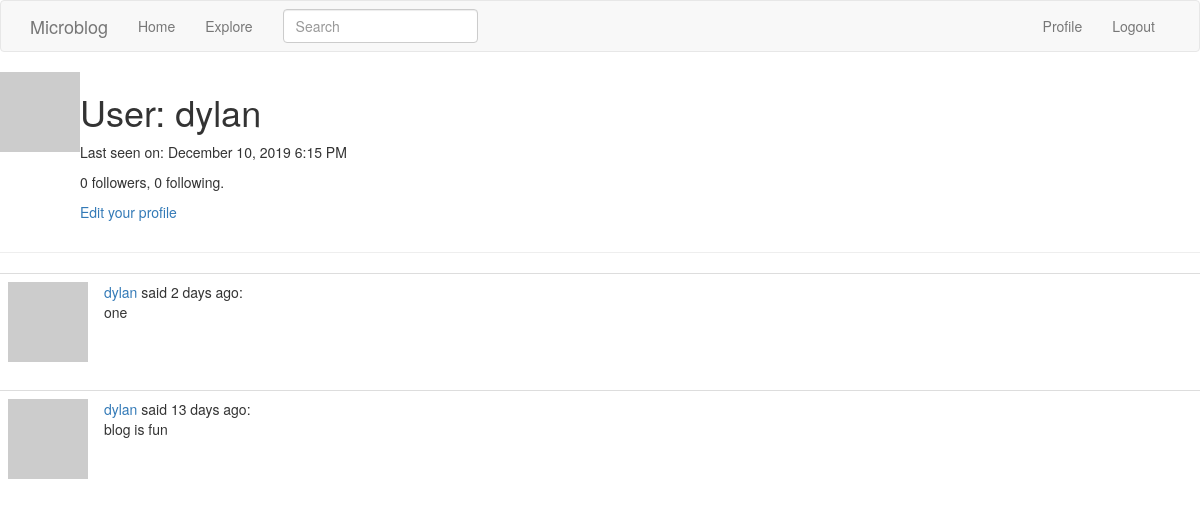
/user/dylan (signed in), run on an earlier commit of the app's database.
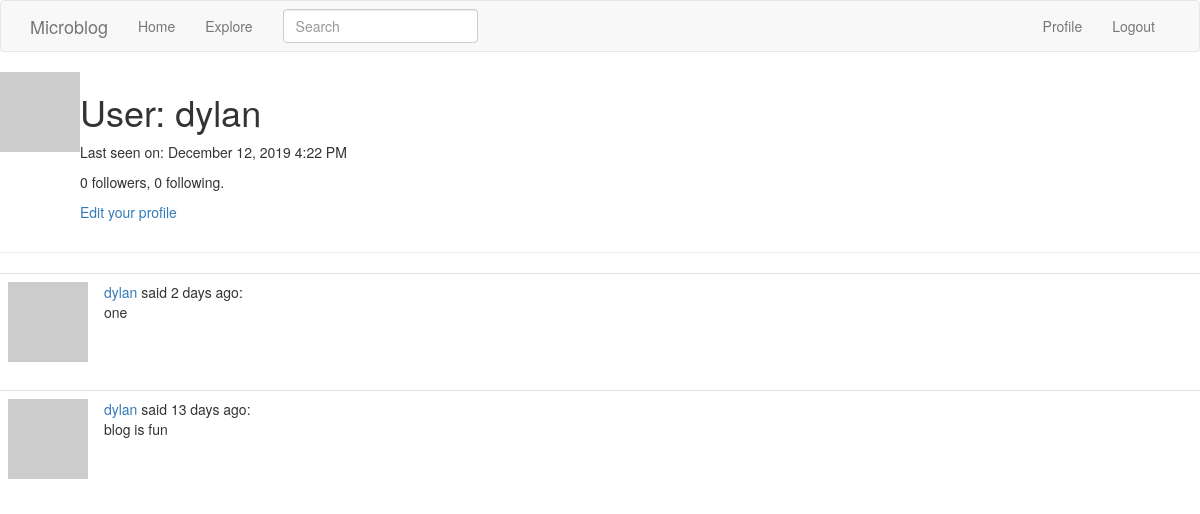
And on a later commit of the database.
### app/models.py (models this page shows, shortened)
class User(UserMixin, db.Model):
    id = db.Column(db.Integer, primary_key=True)
    username = db.Column(db.String(64), index=True, unique=True)
    email = db.Column(db.String(120), index=True, unique=True)
    password_hash = db.Column(db.String(128))
    posts = db.relationship('Post', backref='author', lazy='dynamic')
    about_me = db.Column(db.String(140))
    last_seen = db.Column(db.DateTime, default=datetime.utcnow)
    followed = db.relationship(
        'User', secondary=followers,
        primaryjoin=(followers.c.follower_id == id),
        secondaryjoin=(followers.c.followed_id == id),
        backref=db.backref('followers', lazy='dynamic'), lazy='dynamic')
    def avatar(self, size):
        digest = md5(self.email.lower().encode('utf-8')).hexdigest()
        return 'https://www.gravatar.com/avatar/{}?d=identicon&s={}'.format(
            digest, size)

### app/routes.py (the view)
@app.route('/user/<username>')
@login_required
def user(username):
    user = User.query.filter_by(username=username).first_or_404()
    page = request.args.get('page', 1, type=int)
    posts = user.posts.order_by(Post.timestamp.desc()).paginate(
        page, app.config['POSTS_PER_PAGE'], False)
    next_url = url_for('user', username=user.username, page=posts.next_num) \
        if posts.has_next else None
    prev_url = url_for('user', username=user.username, page=posts.prev_num) \
        if posts.has_prev else None
    return render_template('user.html', user=user, posts=posts.items,
                           next_url=next_url, prev_url=prev_url)

### app/forms.py
class SearchForm(FlaskForm):
    q = StringField(_l('Search'), validators=[DataRequired()])
    def __init__(self, *args, **kwargs):
        if 'formdata' not in kwargs:
            kwargs['formdata'] = request.args
        if 'csrf_enabled' not in kwargs:
            kwargs['csrf_enabled'] = False
        super(SearchForm, self).__init__(*args, **kwargs)

### app/models.py (called while the page is built)
@login.user_loader
def load_user(id):
    return User.query.get(int(id))

    @classmethod
    def before_commit(cls, session):
        session._changes = {
            'add': list(session.new),
            'update': list(session.dirty),
            'delete': list(session.deleted)
        }

    @classmethod
    def after_commit(cls, session):
        for obj in session._changes['add']:
            if isinstance(obj, SearchableMixin):
                add_to_index(obj.__tablename__, obj)
        for obj in session._changes['update']:
            if isinstance(obj, SearchableMixin):
                add_to_index(obj.__tablename__, obj)
        for obj in session._changes['delete']:
            if isinstance(obj, SearchableMixin):
                remove_from_index(obj.__tablename__, obj)
        session._changes = None

### app/templates/user.html (shortened to what this page needs)
{% extends "base.html" %}
{% block content %}
    <table>
        <tr valign="top">
            <td><img src="{{ user.avatar(128) }}"></td>
            <td>
                <h1>User: {{ user.username }}</h1>
                {% if user.last_seen %}
                <p>Last seen on: {{ moment(user.last_seen).format('LLL') }}</p>
                {% endif %}                <p>{{ user.followers.count() }} followers, {{ user.followed.count() }} following.</p>
                {% if user == current_user %}
                <p><a href="{{ url_for('edit_profile') }}">Edit your profile</a></p>
                {% elif not current_user.is_following(user) %}
                <p><a href="{{ url_for('follow', username=user.username) }}">Follow</a></p>
                {% else %}
                <p><a href="{{ url_for('unfollow', username=user.username) }}">Unfollow</a></p>
                {% endif %}
            </td>
        </tr>
    </table>
    <hr>
    {% for post in posts %}
        {% include '_post.html' %}
    {% endfor %}
{% endblock %}

What changed in the data, as far as the page shows it:
changed User "dylan": last_seen "December 10, 2019 6:15 PM" → "December 12, 2019 4:22 PM"
